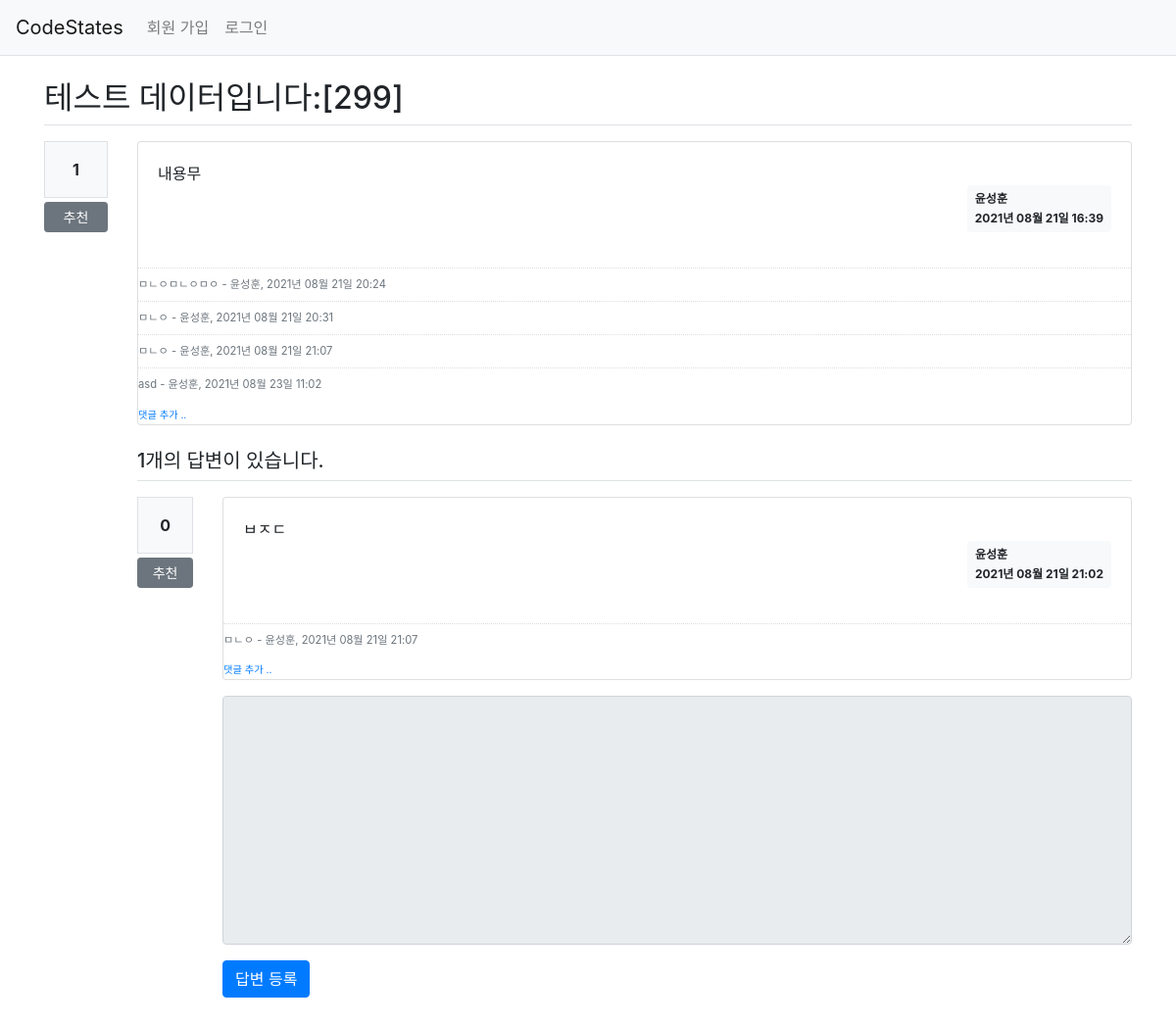
The page /question/detail/304/ on the database its author committed.
### app/models.py (models this page shows)
class Question(db.Model): # Question 모델 생성, 기본 클래스 db.Model 상속
    id = db.Column(db.Integer, primary_key=True) # 고유 번호, 기본키 설정
    subject = db.Column(db.String(200), nullable=False) # 제목 db.String() 글자 수 제한
    content = db.Column(db.Text(), nullable=False) # 내용 db.Text() 글자 수 제한 x
    create_date = db.Column(db.DateTime(), nullable=False) # 작성 일시
    user_id = db.Column(db.Integer, db.ForeignKey('user.id', ondelete='CASCADE'), nullable=False)
    user = db.relationship('User', backref=db.backref('question_set'))
    modify_date = db.Column(db.DateTime(), nullable=True)
    voter = db.relationship('User', secondary=question_voter, backref=db.backref('question_voter_set'))

class User(db.Model):
    id = db.Column(db.Integer, primary_key=True)
    username = db.Column(db.String(150), unique=True, nullable=False)
    password = db.Column(db.String(200), nullable=False)
    email = db.Column(db.String(120), unique=True, nullable=False)

class Comment(db.Model):
    id = db.Column(db.Integer, primary_key=True)
    user_id = db.Column(db.Integer, db.ForeignKey('user.id', ondelete='CASCADE'), nullable=False)
    user = db.relationship('User', backref=db.backref('comment_set'))
    content = db.Column(db.Text(), nullable=False)
    create_date = db.Column(db.DateTime(), nullable=False)
    modify_date = db.Column(db.DateTime())
    question_id = db.Column(db.Integer, db.ForeignKey('question.id', ondelete='CASCADE'), nullable=True)
    question = db.relationship('Question', backref=db.backref('comment_set'))
    answer_id = db.Column(db.Integer, db.ForeignKey('answer.id', ondelete='CASCADE'), nullable=True)
    answer = db.relationship('Answer', backref=db.backref('comment_set'))

class Answer(db.Model): # Answer 모델 생성, 기본 클래스 db.Model 상속
    id = db.Column(db.Integer, primary_key=True) # 고유 번호, 기본 키 설정
    question_id = db.Column(db.Integer, db.ForeignKey('question.id', ondelete='CASCADE')) # db.ForeignKey 사용하여 Question 모델과 연결, ondelete='CASCADE' 삭제 연동 설정, 질문 삭제 시 질문에 달린 답변도 함께 삭제
    question = db.relationship('Question', backref=db.backref('answer_set')) # db.relationship으로 관계 설정, 첫 번째 값 참조할 모델명, 두 번째는 역참조 설정, 질문에서 답변을 거꾸로 참조하는 것을 의미
    content = db.Column(db.Text(), nullable=False) # 내용 db.Text() 글자 수 제한 x
    create_date = db.Column(db.DateTime(), nullable=False) # 작성 일시
    user_id = db.Column(db.Integer, db.ForeignKey('user.id', ondelete='CASCADE'), nullable=False)
    user = db.relationship('User', backref=db.backref('answer_set'))
    modify_date = db.Column(db.DateTime(), nullable=True)
    voter = db.relationship('User', secondary=answer_voter, backref=db.backref('answer_voter_set'))

### app/views/question_views.py (the view)
@bp.route('/detail/<int:question_id>/') # 질문 상세 화면
def detail(question_id):
    form = AnswerForm()
    question = Question.query.get_or_404(question_id)
    return render_template('question/question_detail.html', question=question, form=form)

### app/forms.py
class AnswerForm(FlaskForm):
    content = TextAreaField('내용', validators=[DataRequired('내용은 필수 입력 항목입니다.')])

### app/filter.py (called while the page is built)
def format_datetime(value, fmt='%Y년 %m월 %d일 %H:%M'):
        return value.strftime(fmt)

### app/views/auth_views.py (called while the page is built)
@bp.before_app_request
def load_logged_in_user():
    user_id = session.get('user_id')
    if user_id is None:
        g.user = None
    else:
        g.user = User.query.get(user_id)

### app/templates/question/question_detail.html (shortened to what this page needs)
{% extends 'base.html' %}
{% block content %}
<div class="container my-3">
	<h2 class="border-bottom py-2">{{ question.subject }}</h2>
	<div class="row my-3">
    <div class="col-1">
        <div class="bg-light text-center p-3 border font-weight-bolder mb-1">{{ question.voter|length }}</div>
        <a href="#" data-uri="{{ url_for('vote.question', question_id=question.id) }}"
            class="recommend btn btn-sm btn-secondary btn-block my-1">추천</a>
        </div>
        <div class="col-11">
        <div class="card">
		<div class="card-body">
			<div class="card-text" style="white-space: pre-line;">{{ question.content }}</div>
			<div class="d-flex justify-content-end">
				<div class="badge badge-light p-2 text-left">
					<div class="mb-2">{{ question.user.username }}</div>
					{{ question.create_date | datetime }}
				</div>
			</div>
		</div>
		{% if question.comment_set|length > 0 %}
		<div class="mt-3">
			{% for comment in question.comment_set %}
			<div class="comment py-2 text-muted">
				<span style="white-space: pre-line;">{{ comment.content }}</span>
				<span>
					- {{ comment.user.username }}, {{ comment.create_date|datetime }}
				</span>
			</div>
			{% endfor %}
		</div>
		{% endif %}
		<div>
			<a href="{{ url_for('comment.create_question', question_id=question.id) }}"
      class="small"><small>댓글 추가 ..</small></a>
		</div>
	</div>
	<h5 class="border-bottom my-3 py-2">{{ question.answer_set|length }}개의 답변이 있습니다.</h5>
	{% for answer in question.answer_set %}
	<div class="row my-3">
    <div class="col-1">
        <div class="bg-light text-center p-3 border font-weight-bolder mb-1">{{ answer.voter|length }}</div>
        <a href="#" data-uri="{{ url_for('vote.answer', answer_id=answer.id) }}"
            class="recommend btn btn-sm btn-secondary btn-block my-1">추천</a>
    </div>
    <div class="col-11">
        <div class="card">
		<div class="card-body">
			<div class="card-text" style="white-space: pre-line;">{{ answer.content }}</div>
			<div class="d-flex justify-content-end">
				<div class="badge badge-light p-2 text-left">
					<div class="mb-2">{{ answer.user.username }} </div>
					{{ answer.create_date|datetime }}
				</div>
			</div>
		</div>
            {% if answer.comment_set|length > 0 %}
            <div class="mt-3">
            {% for comment in answer.comment_set %}
                <div class="comment py-2 text-muted">
                    <span style="white-space: pre-line;">{{ comment.content }}</span>
                    <span>
                        - {{ comment.user.username }}, {{ comment.create_date|datetime }}
                    </span>
                </div>
            {% endfor %}
            </div>
            {% endif %}
            <div>
                <a href="{{ url_for('comment.create_answer', answer_id=answer.id) }}"
                   class="small"><small>댓글 추가 ..</small></a>
            </div>
	</div>
	{% endfor %}
	<form action="{{ url_for('answer.create', question_id=question.id) }}" method="post" class="my-3">
		<div class="form-group">
			<textarea {% if not g.user %}disabled{% endif %} name="content" id="content" class="form-control" rows="10"></textarea>
		</div>
		<input type="submit" value="답변 등록" class="btn btn-primary">
	</form>
</div>
{% endblock %}

### app/static/style.css (style rules this page uses)
.comment { border-top:dotted 1px #ddd; font-size:0.7em; }

### rows shown on the page
Question: subject "테스트 데이터입니다:[299]", content "내용무", create_date "2021년 08월 21일 16:39"
User: user.username "윤성훈"
Comment: content "ㅁㄴㅇㅁㄴㅇㅁㅇ", user.username "윤성훈", create_date "2021년 08월 21일 20:24"
Comment: content "ㅁㄴㅇ", user.username "윤성훈", create_date "2021년 08월 21일 20:31"
Comment: content "ㅁㄴㅇ", user.username "윤성훈", create_date "2021년 08월 21일 21:07"
Comment: content "asd", user.username "윤성훈", create_date "2021년 08월 23일 11:02"
Answer: voter|length "0", content "ㅂㅈㄷ", user.username "윤성훈", create_date "2021년 08월 21일 21:02"
Comment: content "ㅁㄴㅇ", user.username "윤성훈", create_date "2021년 08월 21일 21:07"

### other values the page prints
{{ question.voter|length }} "1"
{{ question.answer_set|length }} "1"
